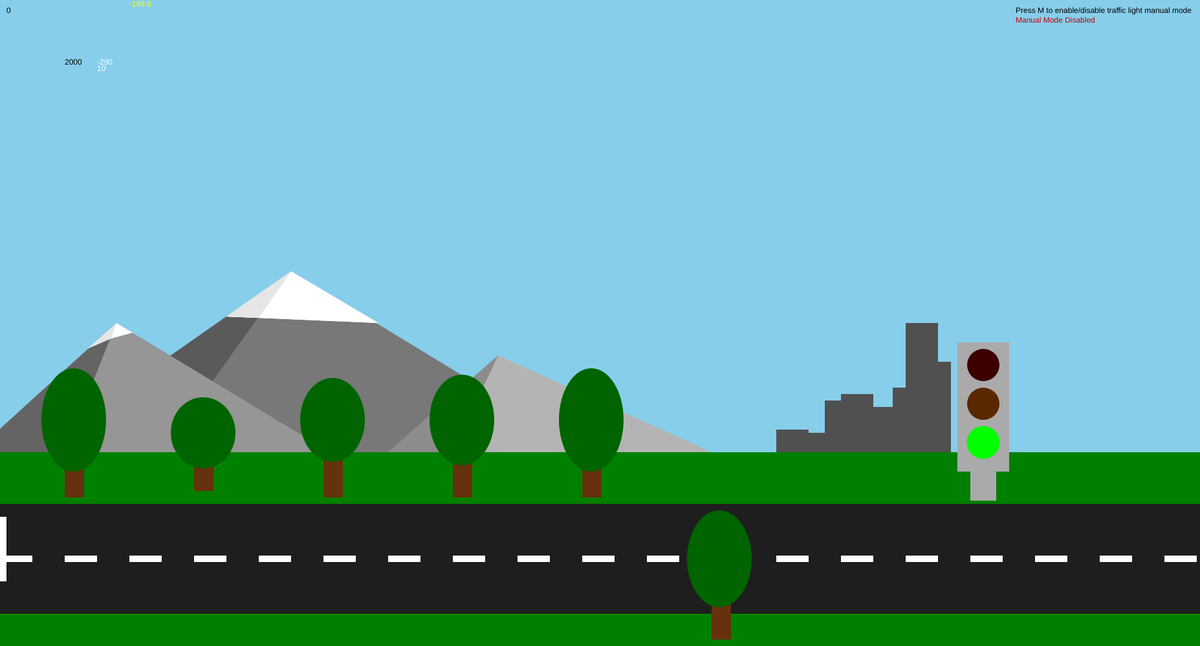
Frame 1 (no input)
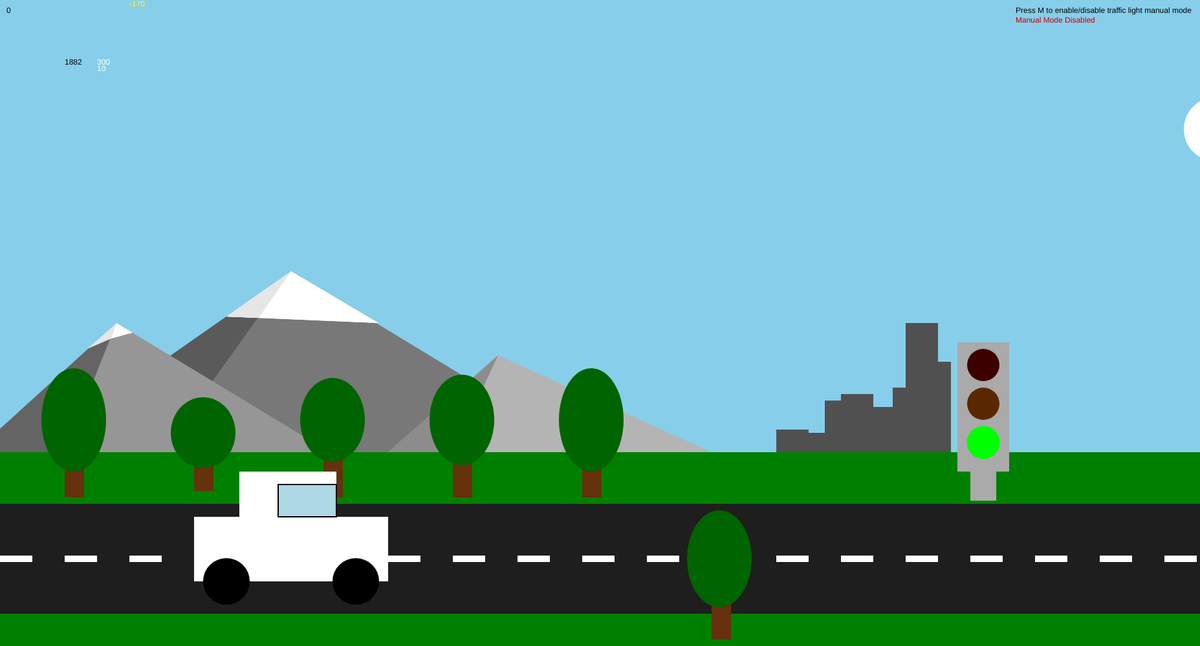
Frame 60 (no input)
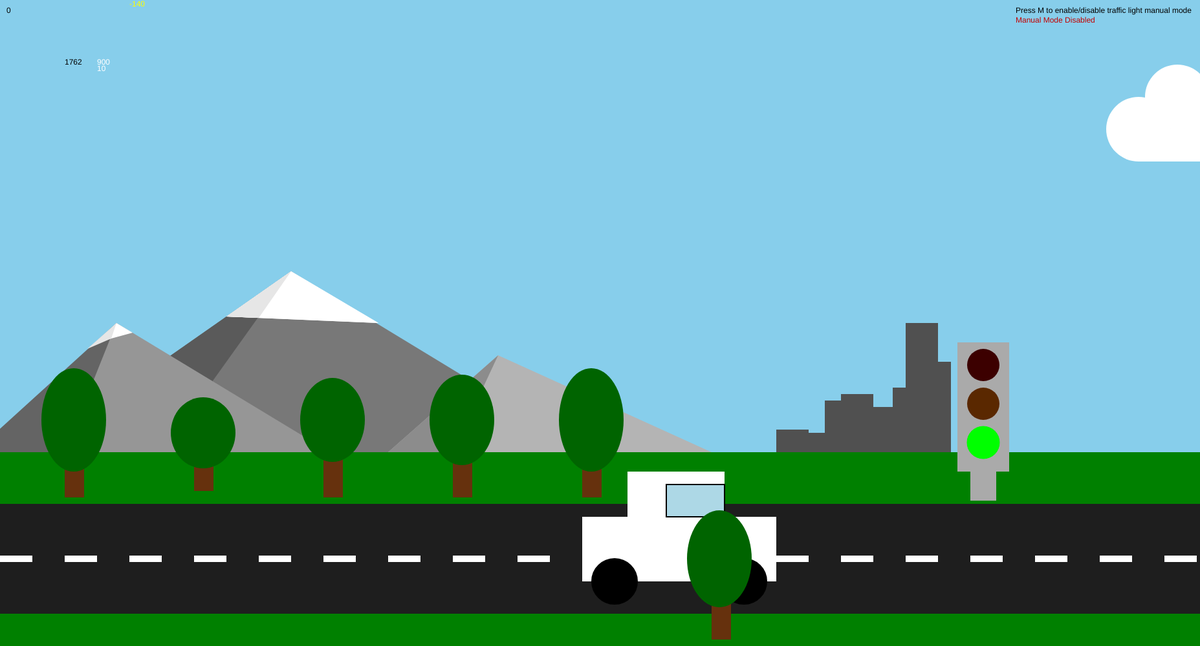
Frame 120 (the mouse pressed at the canvas centre since frame 60)

The p5.js sketch that drew these frames (run headless with seeded random() and noise() and a simulated clock; from frame 60 on, the mouse is pressed at the canvas centre):

// p5.js sketch
// ── sketch.js
let x = 1
let y = 1
let licht = 0 // 0 rood, 1 oranje, 2 groen
let tick = 0
let sunPositionX = -200
let backgroundColor = 255 
let daytimeSpeed = 0.5

let stoplicht = 565
let manualModeActive = 0

// Wolk
let wolk1x = 2000
let wolk1y = 200
let cloudSpeed = 2


//auto
let auto1x = -300
let auto1y = 800
let speedOfCar = 10
let carColor1 = 255
function setup() {
  createCanvas(1855, 1000);
}

function draw() {
  fill(0)
  text(tick, 50, 100)
  background('skyblue');
  x += 1;
  strokeWeight(0);
  tick += 1

  text(wolk1x, 100, 100)

// Wolken


  
  // Bergen & Grasveld
  
  fill("green");
  rect(0, 700, 1855);
  fill(120,120,120);
  triangle(50,700,450,420,910,700); //berg 2
  fill(90,90,90)
  triangle(50,700,450,420,250,700) //berg 2s
  fill(255);
  triangle(350,490,450,420,585,500); // Berg2sneeuwA
  fill(230)
  triangle(350,490,450,420,400,492) // Berg2sneeuwB
  fill(100,100,100)
  triangle(-40,700,180,500,360,700); //berg 1s
  fill(150,150,150);
  triangle(100,700,180,500,510,700); //berg 1
  fill(255);
  triangle(150,530,180,500,205,515); // Berg1sneeuwA
  triangle(350,490,450,420,585,500); // Berg2sneeuwA
  fill(230)
  triangle(135,540,180,500,172,524) // Berg1sneeuwB
  triangle(350,490,450,420,400,492) // Berg2sneeuwB
  fill(180)
  triangle(600,700,770,550,1100,700); //berg 3
  fill(140);
  triangle(600,700,770,550,700,700); //berg 3s

// Stad
fill(80)
rect(1400,500,50,200)
rect(1420,560,50,140)
rect(1380,600,50,100)
rect(1350,630,50,70)
rect(1300,610,50,90)
rect(1275,620,50,80)
rect(1238,670,50,30)
rect(1200,665,50,35)



// Wegen
  fill(30);
  quad(0,950,0,780,1855,780,1855,950);
  fill(255);
  rect(0,860,50,10);
  rect(100,860,50,10);
  rect(200,860,50,10);
  rect(300,860,50,10);
  rect(400,860,50,10);
  rect(500,860,50,10);
  rect(600,860,50,10);
  rect(700,860,50,10);
  rect(800,860,50,10);
  rect(900,860,50,10);
  rect(1000,860,50,10);
  rect(1100,860,50,10);
  rect(1200,860,50,10);
  rect(1300,860,50,10);
  rect(1400,860,50,10);
  rect(1500,860,50,10);
  rect(1600,860,50,10);
  rect(1700,860,50,10);
  rect(1800,860,50,10);


  // bomen
  fill(102, 49, 13)
rect(500,690,30,80);
rect(700,690,30,80);
rect(300,680,30,80);
rect(100,690,30,80);
rect(900,690,30,80);
fill('darkgreen')
ellipse(514, 650,100,130)
ellipse(714, 650,100,140)
ellipse(314, 670,100,110)
ellipse(114, 650,100,160)
ellipse(914, 650,100,160)


// StopLicht
if(manualModeActive == 0){if (tick == 500) {
  licht = 1
}
else if(tick == 600){
  licht = 2
}
else if(tick == 1500){
  licht = 0
}
else if(tick == 2500){
  tick = 0
  licht = 0
}
}


fill(170)
rect(1500, 710, 40, 65)
rect(1480, 530, 80, 200)





fill(0,40,0)
circle(1520,685,50)

fill(90,40,0)
circle(1520,625,50)

fill(60,0,0)
circle(1520,565,50)

if (licht == 2) {
  stoplicht = 565
  fill(255,0,0)
}
else if(licht == 1) {
  stoplicht = 625
  fill('yellow')
}
else{
  stoplicht = 685
  fill(0,255,0)
}
circle(1520, stoplicht, 51)

if (licht == 0) {
  fill('red')
}
else if (licht == 1) {
  fill('orange')
}
else if(licht == 2){
  fill('green')
}



// auto's

auto1x += speedOfCar

fill(carColor1);

rect(auto1x,auto1y,300,100);
rect(auto1x+70, auto1y-70, 150, 70)
fill('lightblue')
strokeWeight(2)
rect(auto1x+130, auto1y-50, 90, 50)
fill(0)
circle(auto1x+50, auto1y+100, 70)
circle(auto1x+250, auto1y+100, 70)

if (auto1x >= 1900) {
  auto1x = -300
  carColor1 = color(random(40,255),random(40,255),random(40,255));
}
  text(licht,10,20);

if (auto1x == 1150 && licht == 2) {
  speedOfCar = 0
}

if(licht == 0) {
  speedOfCar = 10
}
if(licht == 1){
  speedOfCar = 5
}

strokeWeight(0)
fill(102, 49, 13)
rect(1100,910,30,80);
fill('darkgreen')
ellipse(1112, 865,100,150)


sunPositionX = sunPositionX + daytimeSpeed
fill('yellow')
circle(sunPositionX, 100, 100);
text(sunPositionX, 200, 10);
if (sunPositionX > 2200) {
  sunPositionX = -200
  
}
// square(1150,800,20)
fill(0)
text("Press M to enable/disable traffic light manual mode", 1570, 20)
if (manualModeActive == 1) {
  fill(0,195,0)
  text ("Manual Mode Enabled", 1570, 35)
    fill(0)
  text("Press 'Enter' to change traffic light", 1570, 50)
}
else if(manualModeActive == 0){
  fill(195,0,0)
  text("Manual Mode Disabled", 1570, 35)

}
fill(255)
wolk1x = wolk1x - cloudSpeed


circle(wolk1x, wolk1y, 100);
circle(wolk1x+60, wolk1y-50, 100);
circle(wolk1x+120, wolk1y, 100);
rect(wolk1x, wolk1y-1, 130, 51);
if (wolk1x < -300) {
  wolk1x = 2000
}
text(auto1x, 150, 100)
text(speedOfCar, 150, 110)
}

function keyPressed() {
  if (key === 'Enter' && manualModeActive == 1) {
    if (licht === 0) {
      licht = 1
    } 
    else if(licht == 2){
      licht = 0
    }
    else {
      licht = 2
    }
  }

   if(key === 'm') {
    if(manualModeActive == 1) {
      manualModeActive = 0
    } else {
      manualModeActive = 1
    }
  }
}
